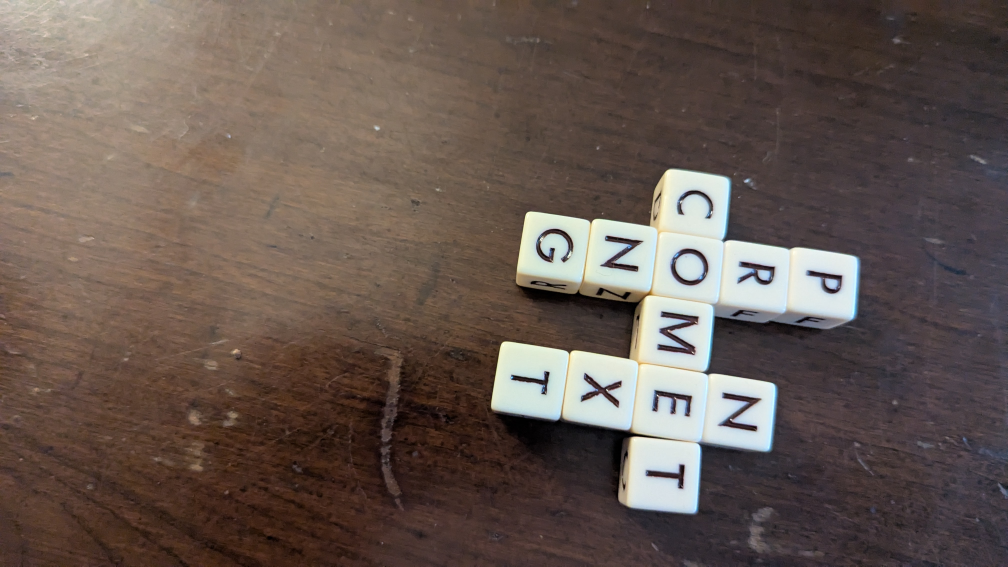
#> input picture test_grid_4.jpg, 4032 x 2268 px (shown at 1/4 size)
$ python debug_contours.py --input ../test_grid_4.jpg --output out.png
#> lines starting #> are read from the running program, lines starting #| are printed output that depends on the picture; after the words box and inside, x2 and y2 are one past the last pixel; in counts of white or black regions, pixels touching at a corner belong together
#> in main, image is the input picture: shape (2268, 4032, 3); mean B, G, R 80.8, 87.8, 101.9
### cli/qless_solver/preprocess.py
"""Image pre-processing utilities for OCR."""

from __future__ import annotations

import cv2
import numpy as np


def apply_threshold(image: np.ndarray) -> np.ndarray:
    """Convert image to a binary thresholded form.

    Steps:
    1. Convert to grayscale.
    2. Apply a 5x5 Gaussian blur.
    3. Apply adaptive Gaussian thresholding.

    Args:
        image: Input image as a NumPy array in BGR format.

    Returns:
        The thresholded binary image.
    """
    gray = cv2.cvtColor(image, cv2.COLOR_BGR2GRAY)
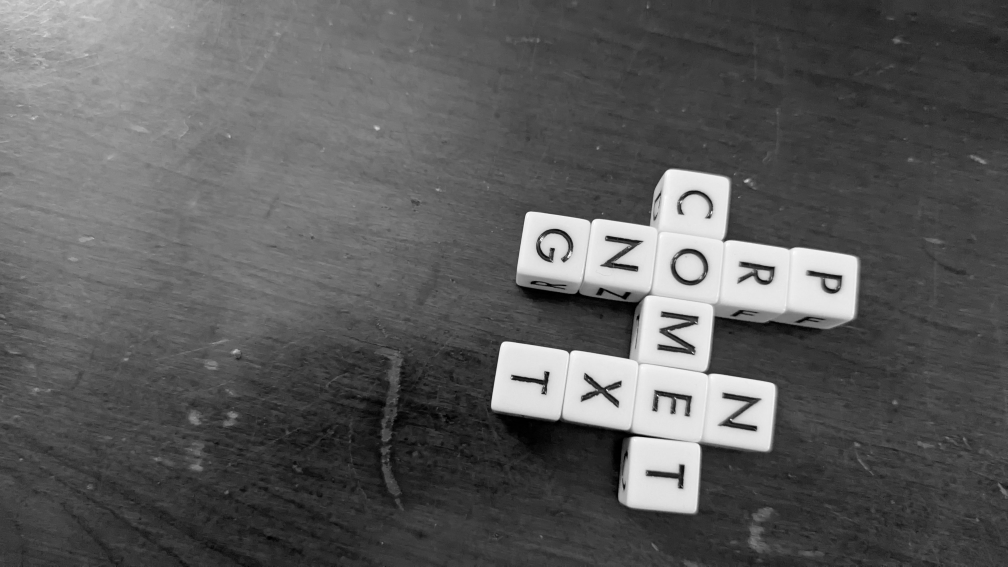
#> gray: shape (2268, 4032) (shown at 1/4 size); min 0, max 255, mean 91.2
    blurred = cv2.GaussianBlur(gray, (5, 5), 0)
    thresh = cv2.adaptiveThreshold(
        blurred,
        255,
        cv2.ADAPTIVE_THRESH_GAUSSIAN_C,
        cv2.THRESH_BINARY,
        5,
        0,
    )
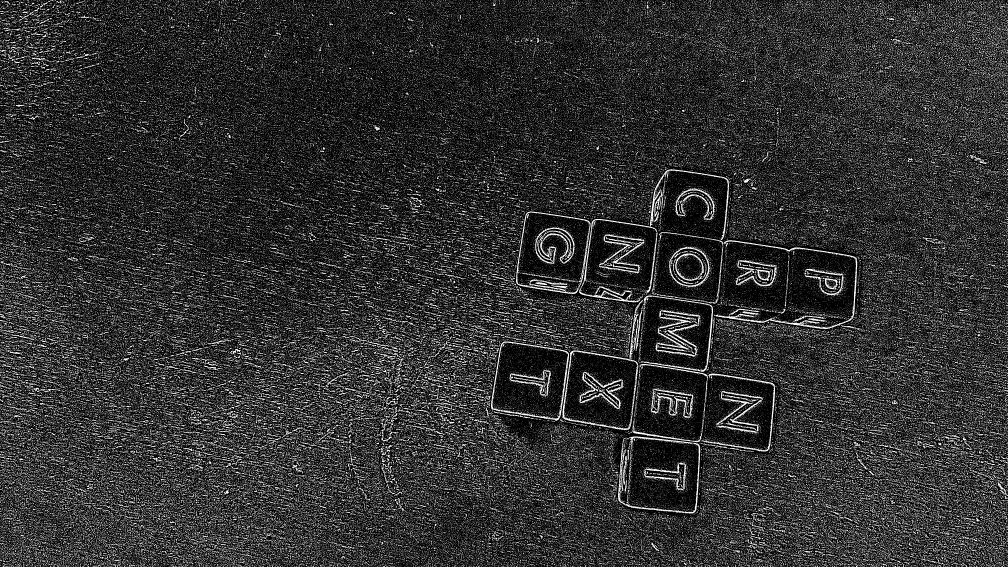
#> thresh: shape (2268, 4032) (shown at 1/4 size); 19% white in thin lines or dots
    return thresh

### cli/qless_solver/finder.py
"""Contour finding utilities for dice detection."""

from __future__ import annotations

from typing import List

import cv2
import numpy as np


def find_dice_contours(
    binary_image: np.ndarray, *, min_area: int = 100, max_area: int = 5000
) -> List[np.ndarray]:
    """Find contours that likely correspond to dice in a binary image.

    This uses ``cv2.findContours`` with ``cv2.RETR_EXTERNAL`` to obtain only
    outer contours. Contours are then filtered by area to remove noise.

    Args:
        binary_image: Thresholded image from :func:`apply_threshold`.

    Returns:
        A list of contours passing the area filter.
    """
#> called with min_area = 100, max_area = 5000
    contours, _ = cv2.findContours(
        binary_image, cv2.RETR_EXTERNAL, cv2.CHAIN_APPROX_SIMPLE
    )
#> contours = 260837 contours

    filtered: List[np.ndarray] = []
    for contour in contours:
        area = cv2.contourArea(contour)
        if min_area <= area <= max_area:
            filtered.append(contour)
#> this loop made 260837 passes
#> contour on passes 1 to 3: [[3991, 2267]], [[3815, 2267]], [[3802, 2267]]
#> after the loop, filtered = 243 contours; largest, box (x1, y1, x2, y2) and area: (2396, 937, 2578, 1094) 4002, (2805, 1494, 3100, 1806) 3578, (2600, 677, 2917, 960) 3458, (2573, 1182, 2852, 1488) 3186, (2700, 751, 2860, 881) 2689

    return filtered

### scripts/debug_contours.py
"""Visualize detected dice contours for debugging."""

from __future__ import annotations

import argparse
import sys
from pathlib import Path

import cv2

# Ensure project root is on the path
sys.path.insert(0, str(Path(__file__).resolve().parents[1]))

from cli.qless_solver.finder import find_dice_contours
from cli.qless_solver.preprocess import apply_threshold


def parse_args() -> argparse.Namespace:
    parser = argparse.ArgumentParser(description="Debug dice contour detection")
    parser.add_argument(
        "--input",
        required=True,
        type=Path,
        help="Path to the source image",
    )
    parser.add_argument(
        "--output",
        required=True,
        type=Path,
        help="Path to save the annotated image",
    )
    return parser.parse_args()


def main() -> None:
    args = parse_args()
    image = cv2.imread(str(args.input))
    if image is None:
        raise FileNotFoundError(f"Unable to load image: {args.input}")

    binary = apply_threshold(image)
    contours = find_dice_contours(binary)
#> contours has the same summary as filtered in find_dice_contours

    cv2.drawContours(image, contours, -1, (0, 255, 0), 2)
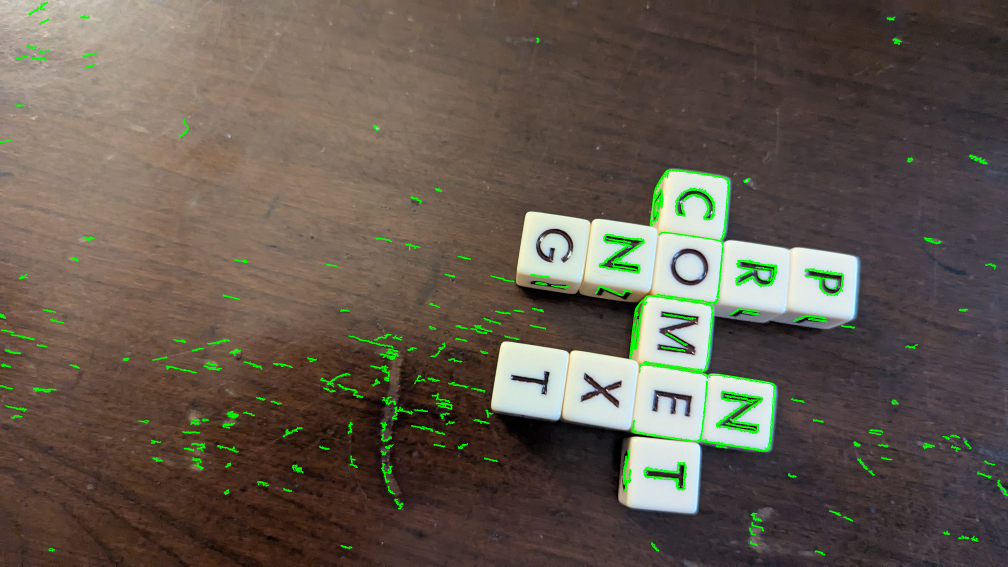
#> image: shape (2268, 4032, 3) (shown at 1/4 size); mean B, G, R 78.7, 90, 99.5
    cv2.imwrite(str(args.output), image)


if __name__ == "__main__":
    main()

$ run again, on test_roll_4.jpg
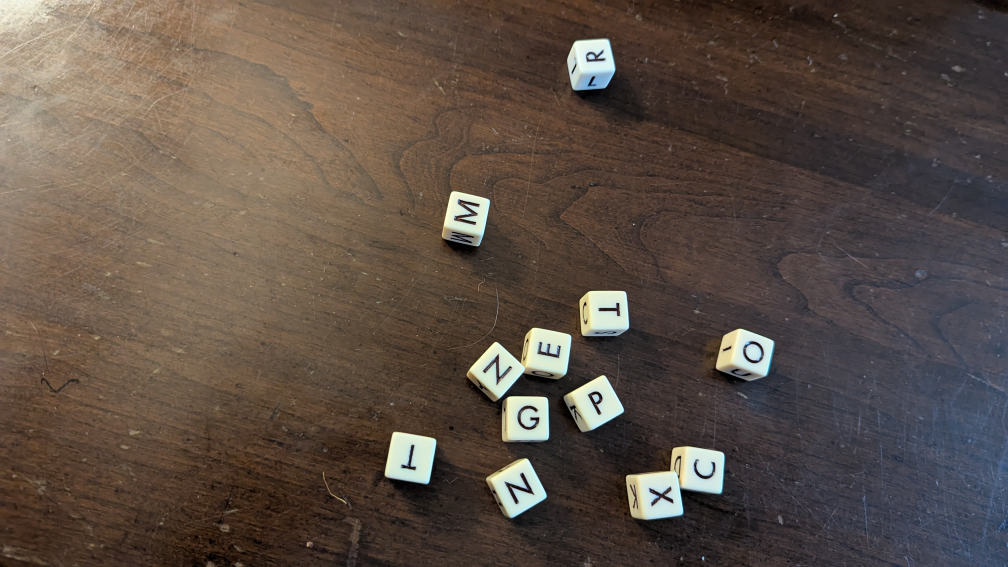
#> input picture test_roll_4.jpg, 4032 x 2268 px (shown at 1/4 size)
#> in main, image is the input picture: shape (2268, 4032, 3); mean B, G, R 69.9, 78.9, 92.1
#> in apply_threshold, `thresh = cv2.adaptiveThreshold( blurred, 255, cv2.ADAPTIVE_THRESH_GAUS..`:
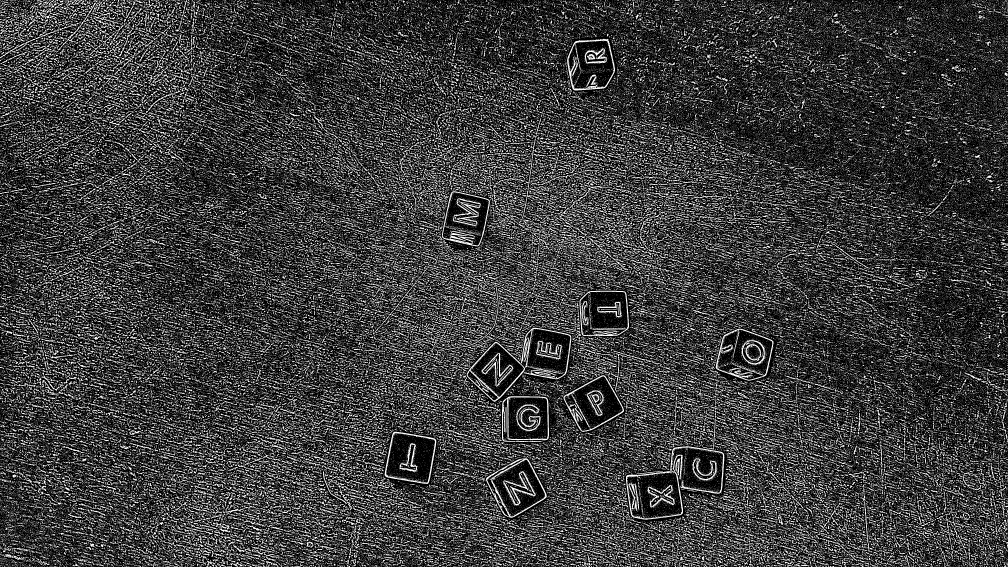
#> thresh: shape (2268, 4032) (shown at 1/4 size); 23.5% white in thin lines or dots
#> in find_dice_contours, `contours, _ = cv2.findContours( binary_image, cv2.RETR_EXTERNAL, cv2.C..`: contours = 177716 contours
#> the loop in find_dice_contours, `for contour in contours:` made 177716 passes
#> area on passes 732, 1414, 1422: 107, 196.5, 119.5
#> after the loop in find_dice_contours, `for contour in contours:`: filtered = 1138 contours; largest, box (x1, y1, x2, y2) and area: (2142, 1361, 2249, 1439) 4038, (2767, 1833, 2868, 1925) 3860, (2084, 1311, 2285, 1517) 3656, (2681, 1785, 2898, 1975) 2660, (1779, 1145, 1994, 1402) 753
#> in main, `contours = find_dice_contours(binary)`: contours has the same summary as filtered in find_dice_contours
#> in main, `cv2.drawContours(image, contours, -1, (0, 255, 0), 2)`:
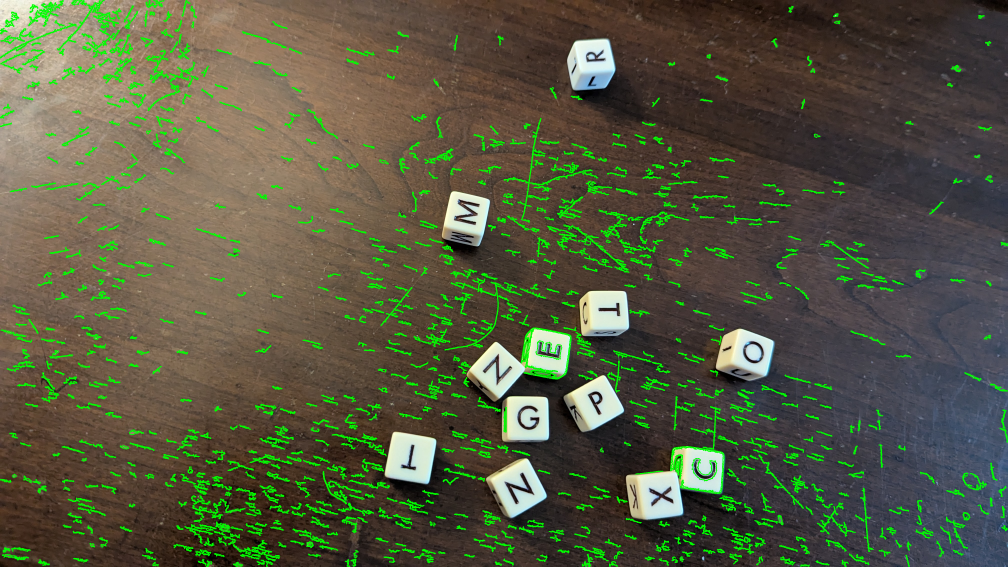
#> image: shape (2268, 4032, 3) (shown at 1/4 size); mean B, G, R 65.7, 88.5, 86.4
